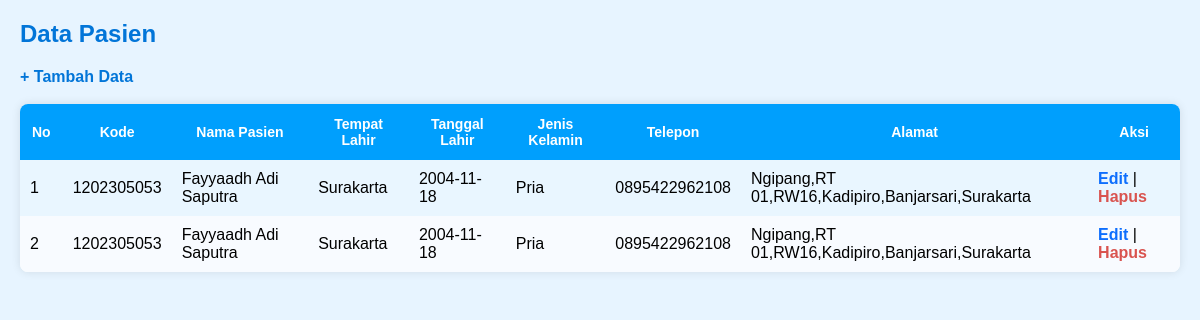
The page / on the database its author committed.
### tables this page shows
CREATE TABLE `pasien` (
  `id` int(11) NOT NULL,
  `kode` varchar(13) NOT NULL,
  `nama_pasien` varchar(100) NOT NULL,
  `tempat_lahir` varchar(60) NOT NULL,
  `tanggal_lahir` date NOT NULL,
  `jenis_kelamin` enum('Pria','Wanita') NOT NULL,
  `telepon` varchar(13) NOT NULL,
  `alamat` text NOT NULL
);

### index.php (the view, shortened to what this page needs)
<?php
include "config.php";
$result = mysqli_query($conn, "SELECT * FROM pasien ORDER BY id DESC");
?>
<!DOCTYPE html>
<html>
<head>
</head>
<body>
<h2>Data Pasien</h2>
<a href="tambah.php">+ Tambah Data</a>
<br><br>
<table>
    <tr>
        <th>No</th>
        <th>Kode</th>
        <th>Nama Pasien</th>
        <th>Tempat Lahir</th>
        <th>Tanggal Lahir</th>
        <th>Jenis Kelamin</th>
        <th>Telepon</th>
        <th>Alamat</th>
        <th>Aksi</th>
    </tr>
    <?php
    $no = 1;
    while ($row = mysqli_fetch_assoc($result)) { ?>
        <tr>
            <td><?= $no++; ?></td>
            <td><?= $row['kode']; ?></td>
            <td><?= $row['nama_pasien']; ?></td>
            <td><?= $row['tempat_lahir']; ?></td>
            <td><?= $row['tanggal_lahir']; ?></td>
            <td><?= $row['jenis_kelamin']; ?></td>
            <td><?= $row['telepon']; ?></td>
            <td><?= $row['alamat']; ?></td>
            <td>
                <a class="btn-edit" href="edit.php?id=<?= $row['id']; ?>">Edit</a> |
                <a class="btn-delete"
                   href="hapus.php?id=<?= $row['id']; ?>"
                   onclick="return confirm('Yakin ingin hapus?')">Hapus</a>
            </td>
        </tr>
    <?php } ?>
</table>
</body>
</html>

### index.php (style rules this page uses)
body { font-family: Arial, sans-serif; background: #e7f4ff; margin: 20px; }
h2 { color: #0275d8; }
a { text-decoration: none; font-weight: bold; color: #0275d8; }
table { width: 100%; border-collapse: collapse; background: white; border-radius: 8px; overflow: hidden; box-shadow: 0px 0px 10px rgba(0,0,0,0.1); }
th { background: #009ffd; color: white; padding: 12px; font-size: 14px; }
td { padding: 10px; background: #f8fbff; }
tr:nth-child(even) td { background: #e9f6ff; }
.btn-edit { color: #0d6efd; font-weight: bold; }
.btn-delete { color: #d9534f; font-weight: bold; }

### rows shown on the page
pasien: kode "1202305053", nama_pasien "Fayyaadh Adi Saputra", tempat_lahir "Surakarta", tanggal_lahir "2004-11-18", jenis_kelamin "Pria", telepon "0895422962108", alamat "Ngipang,RT 01,RW16,Kadipiro,Banjarsari,Surakarta"
pasien: kode "1202305053", nama_pasien "Fayyaadh Adi Saputra", tempat_lahir "Surakarta", tanggal_lahir "2004-11-18", jenis_kelamin "Pria", telepon "0895422962108", alamat "Ngipang,RT 01,RW16,Kadipiro,Banjarsari,Surakarta"
